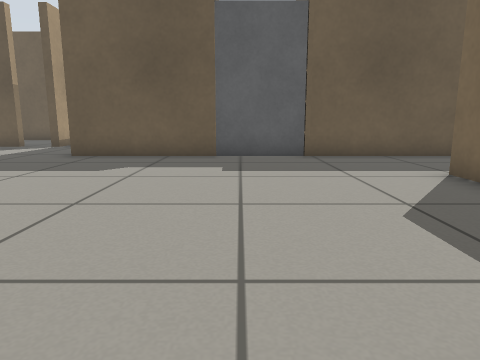
[1] (above)

24 first-person views from a walk through a robot-simulator world made for Gazebo. The camera is 0.5 m above the floor, tilts 10° down and sees 70° across. The floor is counted in squares, 0.5 m on a side. Each view is taken from the middle of a square. On the plan, view 1 faces up. The plan holds only what a view shows up to about 13 squares ahead; the rest is blank. The place goes on beyond the plan.

[2]
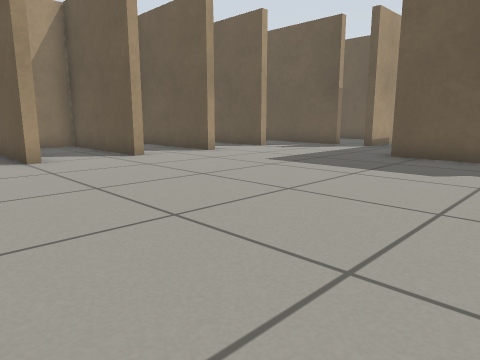

[3]
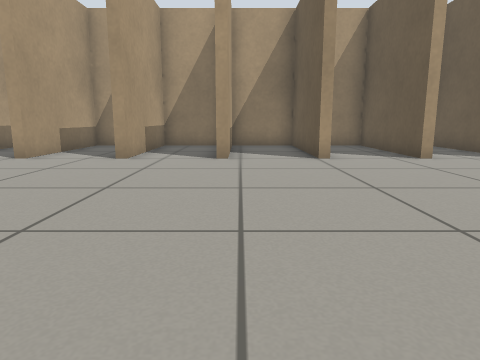

[4]
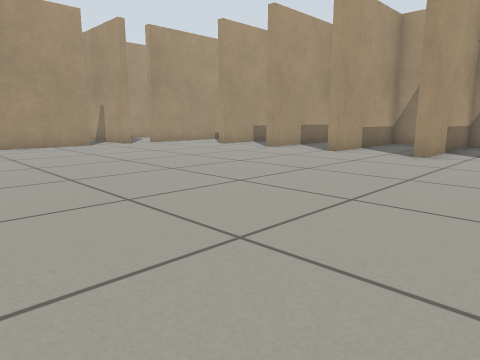

[5]
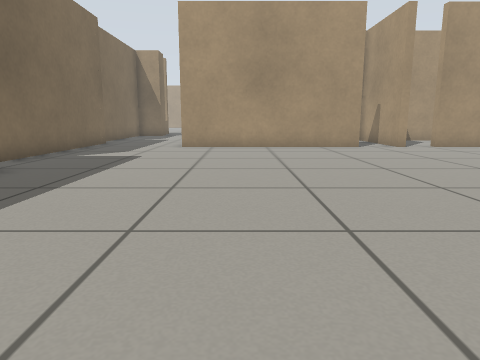

[6]
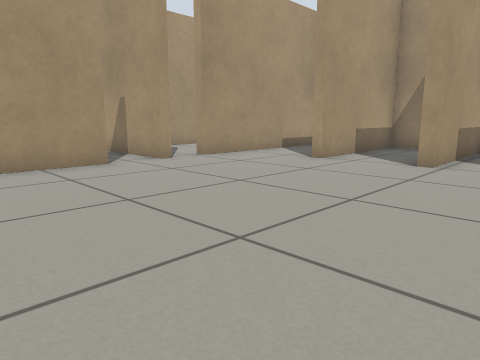

[7]
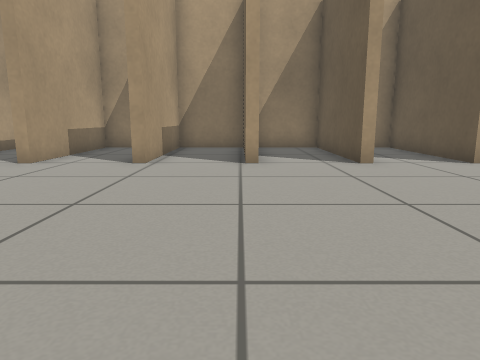

[8]
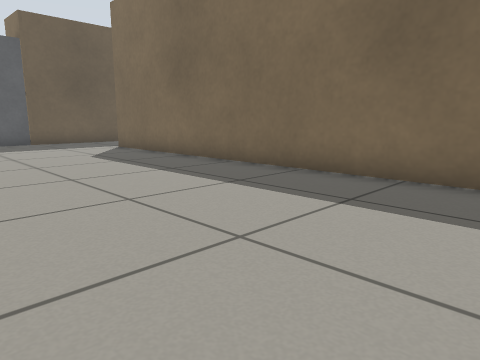

[9]
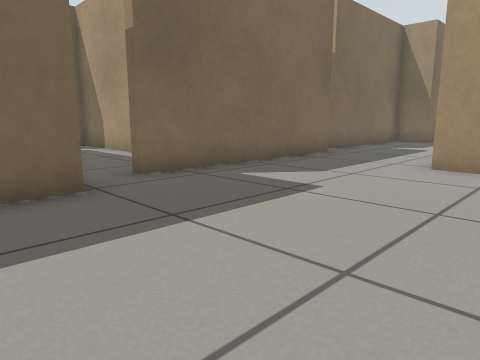

[10]
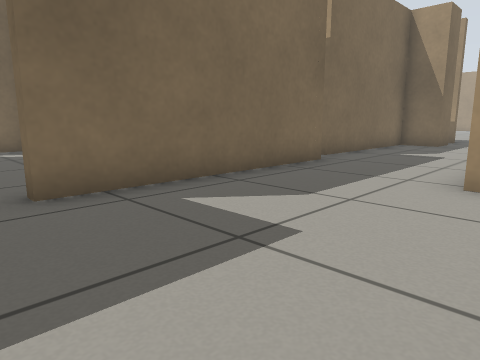

[11]
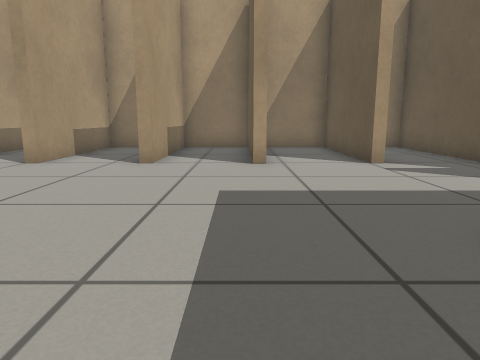

[12]
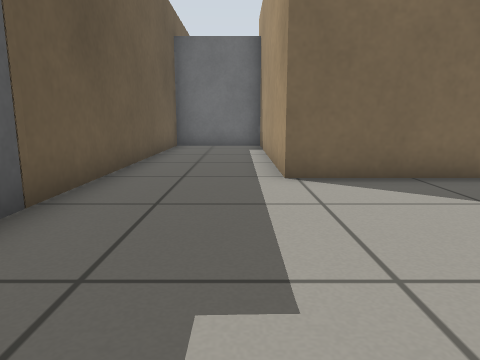

[13]
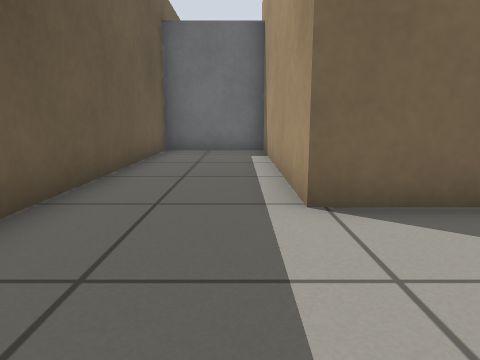

[14]
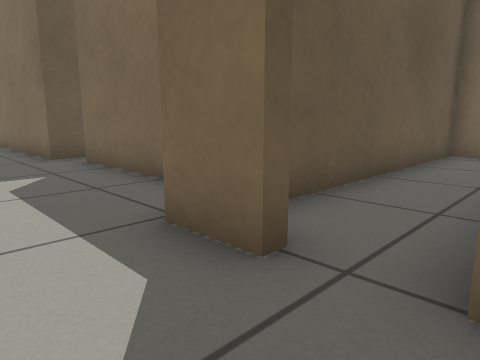

[15]
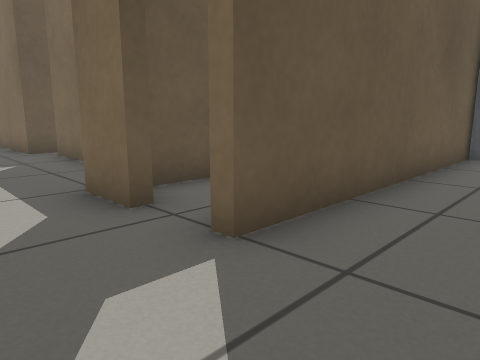

[16]
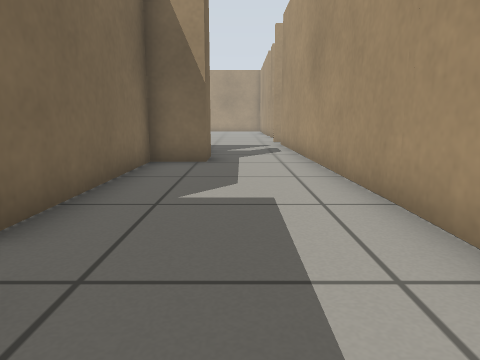

[17]
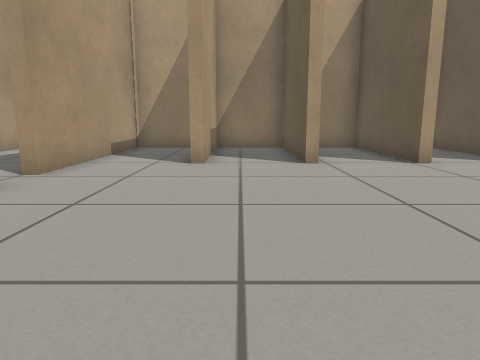

[18]
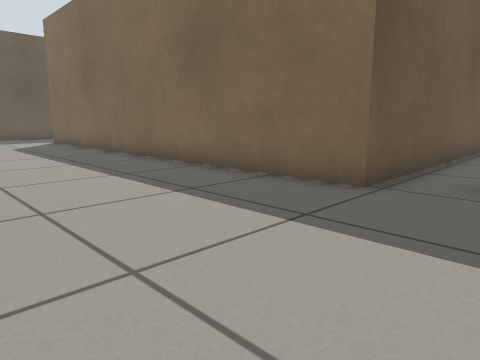

[19]
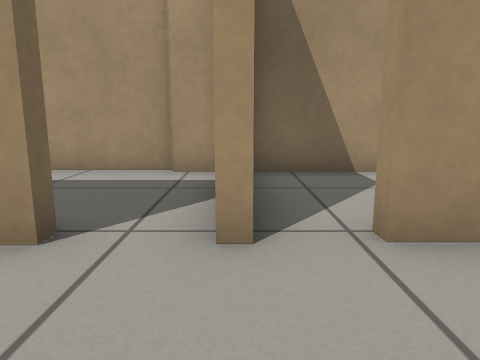

[20]
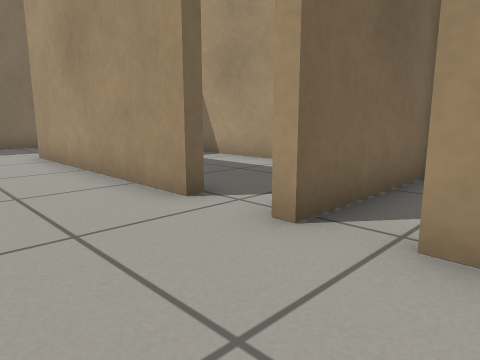

[21]
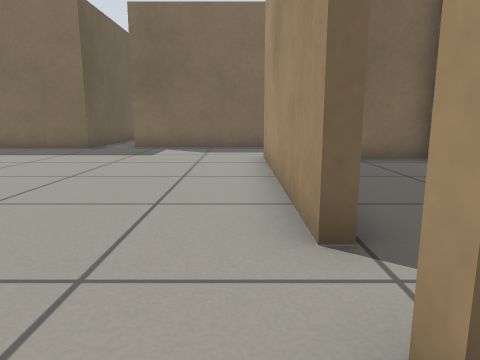

[22]
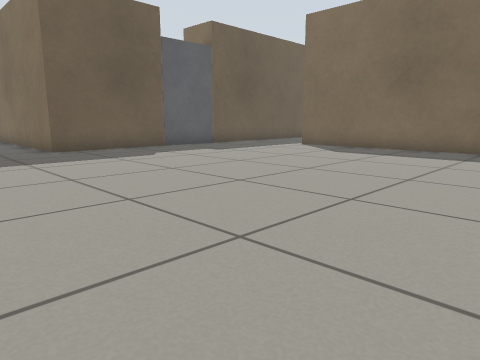

[23]
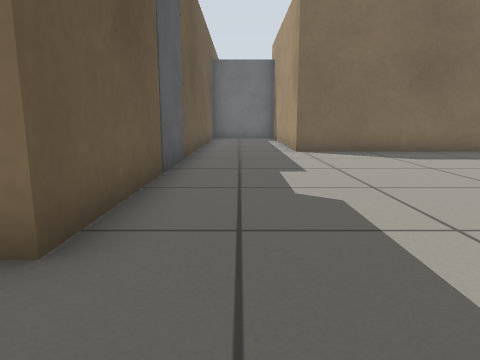

[24]
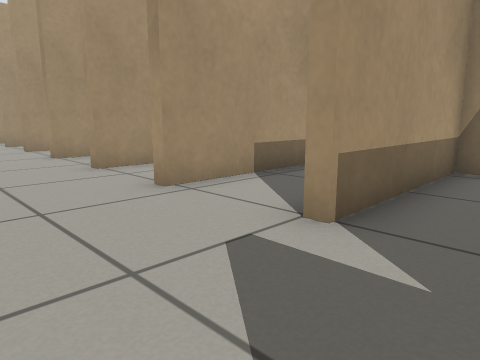

### Floor plan
Ten units are one square. View 1 is at (0, 0); x grows to the right and y downward. Boxes are objects, and circles mark ways between rooms. Rooms are numbered by the first view taken in them; rooms with no view inside come last. Other rooms are left out.
<svg viewBox="-149 -141 279 421">
<path fill="none" stroke="#000" d="M-98 32 -144 32 -144 56 -99 56M-98 6 -144 6 -144 29 -98 29M-99 59 -144 59 -144 82 -99 82M38 78 38 -62 112 -62M-98 -20 -144 -20 -144 4M-99 85 -144 85 -144 108 -99 108 -99 112M-98 -47 -144 -47 -144 -23 -98 -23M-55 137 11 137M-138 3 -98 3M-98 -73 -140 -73M-6 -94 -47 -94M11 164 13 254M-144 118 -144 137 -81 137M-99 -100 -144 -100 -144 -79M47 156 47 90M-135 -76 -98 -76M-144 -74 -144 -50 -98 -50M105 -94 18 -94M38 235 38 221 51 221 52 166M123 250 39 250M13 254 13 274M-82 -127 -144 -127 -144 -122M-68 -136 -68 -127M-47 -94 -47 -135M-144 -107 -144 -103 -99 -103M-58 178 8 178 8 161M-66 176 -56 176M-68 136 -68 169M125 225 46 225"/>
<rect x="-5" y="-105" width="20" height="20" fill="#bbb"><title>door leaf</title></rect>
<rect x="105" y="-95" width="10" height="30" fill="#bbb"><title>door leaf</title></rect>
<rect x="115" y="255" width="10" height="20" fill="#bbb"><title>door leaf</title></rect>
<circle cx="25" cy="250" r="3" fill="#2a7"/>
<circle cx="-75" cy="-100" r="3" fill="#2a7"/>
<circle cx="-60" cy="140" r="3" fill="#2a7"/>
<circle cx="40" cy="240" r="3" fill="#2a7"/>
<text x="-30" y="30">1</text>
<text x="70" y="260">2</text>
<text x="-90" y="-110">3</text>
<text x="-30" y="160">4</text>
<text x="80" y="230">5</text>
</svg>
Room 1 opens to room 2. Room 1 opens to room 3. Room 1 opens to room 4. Room 1 opens to room 5.

Where each view was taken, in squares from view 1:
view 1: 0 up, 0 right, facing up
view 2: 0 up, 1 left, facing up-left
view 3: 0 up, 1 left, facing left
view 4: 0 up, 0 right, facing down-left
view 5: 1 down, 1 left, facing down
view 6: 6 down, 2 left, facing down-left
view 7: 6 down, 2 left, facing left
view 8: 6 down, 2 left, facing up-right
view 9: 6 down, 1 left, facing down-right
view 10: 8 down, 0 right, facing down-right
view 11: 7 up, 2 left, facing left
view 12: 7 up, 2 left, facing right
view 13: 7 up, 0 right, facing right
view 14: 25 down, 2 right, facing up-right
view 15: 27 down, 2 right, facing up-right
view 16: 14 down, 3 right, facing down
view 17: 10 down, 2 left, facing left
view 18: 10 down, 1 left, facing up-right
view 19: 11 down, 7 left, facing down
view 20: 11 down, 9 left, facing down-right
view 21: 13 down, 8 left, facing right
view 22: 2 down, 8 left, facing up-right
view 23: 8 up, 7 left, facing right
view 24: 12 up, 7 left, facing down-left
